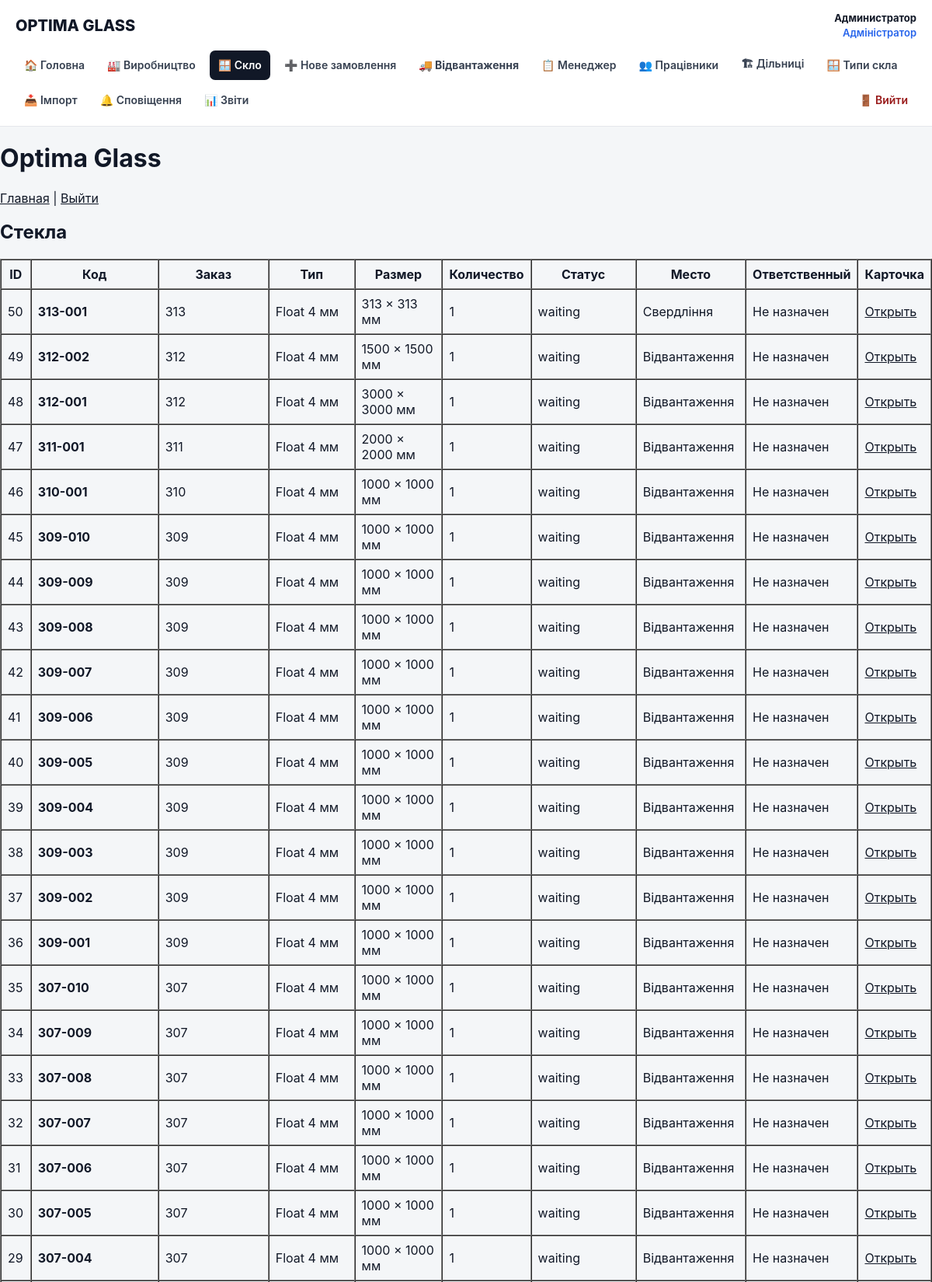
/glasses.php (signed in, upper part), run on the app's committed database.
### tables this page shows
CREATE TABLE users (
        id INTEGER PRIMARY KEY AUTOINCREMENT,
        name TEXT NOT NULL,
        email TEXT NOT NULL UNIQUE,
        password TEXT NOT NULL,
        role TEXT NOT NULL DEFAULT 'employee',
        active INTEGER NOT NULL DEFAULT 1,
        created_at TEXT NOT NULL DEFAULT CURRENT_TIMESTAMP
    , stage_id INTEGER REFERENCES production_stages(id));

CREATE TABLE glasses (
        id INTEGER PRIMARY KEY AUTOINCREMENT,
        code TEXT NOT NULL UNIQUE,
        order_number TEXT,
        glass_type TEXT,
        width INTEGER,
        height INTEGER,
        quantity INTEGER NOT NULL DEFAULT 1,
        status TEXT NOT NULL DEFAULT 'created',
        current_location TEXT,
        employee_id INTEGER,
        comment TEXT,
        created_at TEXT NOT NULL DEFAULT CURRENT_TIMESTAMP,
        updated_at TEXT NOT NULL DEFAULT CURRENT_TIMESTAMP, order_id INTEGER, order_item_id INTEGER, thickness REAL, route_id INTEGER, current_step_id INTEGER,
        FOREIGN KEY (employee_id) REFERENCES users(id)
    );

### src/auth.php (called while the page is built, shortened)
<?php
require_once __DIR__ . '/db.php';
function current_user(): ?array
{
    global $db;
    $stmt = $db->prepare("
        SELECT
            u.id,
            u.name,
            u.email,
            u.role,
            u.active,
            u.stage_id,
            ps.name AS stage_name
        FROM users u
        LEFT JOIN production_stages ps
            ON ps.id = u.stage_id
        WHERE u.id = :id
          AND u.active = 1
        LIMIT 1
    ");
    $stmt->execute([
        ':id' => (int) $_SESSION['user_id'],
    ]);
    $user = $stmt->fetch(PDO::FETCH_ASSOC);
    return $user;
}
function require_user(): array
{
    $user = current_user();
    return $user;
}

### public/glasses.php (the view, shortened to what this page needs)
<?php
require __DIR__ . '/../src/auth.php';
$user = require_user();
$stmt = $db->query("
    SELECT
        g.id,
        g.code,
        g.order_number,
        g.glass_type,
        g.width,
        g.height,
        g.quantity,
        g.status,
        g.current_location,
        g.created_at,
        u.name AS employee_name
    FROM glasses g
    LEFT JOIN users u ON u.id = g.employee_id
    ORDER BY g.id DESC
");
$glasses = $stmt->fetchAll();
function statusLabel(string $status): string
{
    return match ($status) {
        'created' => 'Создано',
        'production' => 'В производстве',
        'ready' => 'Готово',
        'warehouse' => 'На складе',
        'delivery' => 'Доставляется',
        'installed' => 'Установлено',
        'cancelled' => 'Отменено',
        default => $status,
    };
}
?>
<!DOCTYPE html>
<html lang="ru">
<head>
</head>
<body>
    <?php require __DIR__ . '/../src/partials/header.php'; ?>
    <h1>Optima Glass</h1>
    <p>
        <a href="/">Главная</a> |
        <a href="/logout.php">Выйти</a>
    </p>
    <h2>Стекла</h2>
    <?php if (!$glasses): ?>
        <p>Стекол пока нет.</p>
    <?php else: ?>
        <table border="1" cellpadding="8" cellspacing="0">
            <thead>
                <tr>
                    <th>ID</th>
                    <th>Код</th>
                    <th>Заказ</th>
                    <th>Тип</th>
                    <th>Размер</th>
                    <th>Количество</th>
                    <th>Статус</th>
                    <th>Место</th>
                    <th>Ответственный</th>
                    <th>Карточка</th>
                </tr>
            </thead>
            <tbody>
                <?php foreach ($glasses as $glass): ?>
                    <tr>
                        <td><?= (int) $glass['id'] ?></td>
                        <td>
                            <strong>
                                <?= htmlspecialchars($glass['code'], ENT_QUOTES, 'UTF-8') ?>
                            </strong>
                        </td>
                        <td>
                            <?= htmlspecialchars($glass['order_number'] ?? '', ENT_QUOTES, 'UTF-8') ?>
                        </td>
                        <td>
                            <?= htmlspecialchars($glass['glass_type'] ?? '', ENT_QUOTES, 'UTF-8') ?>
                        </td>
                        <td>
                            <?= (int) $glass['width'] ?> × <?= (int) $glass['height'] ?> мм
                        </td>
                        <td>
                            <?= (int) $glass['quantity'] ?>
                        </td>
                        <td>
                            <?= htmlspecialchars(statusLabel($glass['status']), ENT_QUOTES, 'UTF-8') ?>
                        </td>
                        <td>
                            <?= htmlspecialchars($glass['current_location'] ?? '', ENT_QUOTES, 'UTF-8') ?>
                        </td>
                        <td>
                            <?= htmlspecialchars($glass['employee_name'] ?? 'Не назначен', ENT_QUOTES, 'UTF-8') ?>
                        </td>
                        <td>
                            <a href="/glass.php?code=<?= urlencode($glass['code']) ?>">
                                Открыть
                            </a>
                        </td>
                    </tr>
                <?php endforeach; ?>
            </tbody>
        </table>
    <?php endif; ?>
</body>
</html>

### src/partials/header.php (shortened to what this page needs)
<?php
require_once __DIR__ . '/../auth.php';
require_once __DIR__ . '/../permissions.php';
$headerUser =
    isset($user) && is_array($user)
        ? $user
        : current_user();
$currentPage = basename(
    $_SERVER['PHP_SELF'] ?? ''
);
$headerRole = $headerUser['role'] ?? '';
$headerRoleLabels = [
    'superadmin'      => 'Суперадміністратор',
    'admin'           => 'Адміністратор',
    'manager'         => 'Менеджер',
    'section_manager' => 'Майстер дільниці',
    'employee'        => 'Працівник',
];
if (!function_exists('headerActive')) {
    function headerActive(
        string $page,
        string $currentPage
    ): string {
        return $page === $currentPage
            ? 'nav-active'
            : '';
    }
}
if (!function_exists('headerMenuItem')) {
    function headerMenuItem(
        string $url,
        string $label,
        string $page,
        string $currentPage,
        bool $allowed = true,
        string $extraClass = ''
    ): void {
        $classes = trim(
            headerActive(
                $page,
                $currentPage
            )
            . ' '
            . $extraClass
        );
        ?>
<link rel="stylesheet" href="/assets/css/app.css">
        <a
            href="<?= htmlspecialchars(
                $url,
                ENT_QUOTES,
                'UTF-8'
            ) ?>"
            class="<?= htmlspecialchars(
                $classes,
                ENT_QUOTES,
                'UTF-8'
            ) ?>"
        >
            <?= htmlspecialchars(
                $label,
                ENT_QUOTES,
                'UTF-8'
            ) ?>
        </a>
        <?php
    }
}
?>
<header class="app-header">
    <div class="app-header-inner">
        <div class="app-topbar">
            <a
                href="/"
                class="app-brand"
            >
                OPTIMA GLASS
            </a>
            <?php if ($headerUser): ?>
                <div class="app-user">
                    <strong>
                        <?= htmlspecialchars(
                            $headerUser['name'] ?? '',
                            ENT_QUOTES,
                            'UTF-8'
                        ) ?>
                    </strong>
                    <br>
                    <span class="app-user-role">
                        <?= htmlspecialchars(
                            $headerRoleLabels[$headerRole]
                                ?? $headerRole,
                            ENT_QUOTES,
                            'UTF-8'
                        ) ?>
                    </span>
                </div>
            <?php endif; ?>
        </div>
        <?php if ($headerUser): ?>
            <nav class="app-nav">
                <?php
                if ($headerRole === 'superadmin') {
                    headerMenuItem(
                        '/',
                        '🏠 Головна',
                        'index.php',
                        $currentPage
                    );
                    headerMenuItem(
                        '/production.php',
                        '🏭 Виробництво',
                        'production.php',
                        $currentPage,
                        can(
                            'production.view',
                            $headerUser
                        )
                    );
                    headerMenuItem(
                        '/glasses.php',
                        '🪟 Скло',
                        'glasses.php',
                        $currentPage,
                        can(
                            'glass.view',
                            $headerUser
                        )
                    );
                    headerMenuItem(
                        '/glass_create.php',
                        '➕ Нове замовлення',
                        'glass_create.php',
                        $currentPage,
                        can(
                            'glass.create',
                            $headerUser
                        )
                    );
                    headerMenuItem(
                        '/shipping.php',
                        '🚚 Відвантаження',
                        'shipping.php',
                        $currentPage,
                        can(
                            'production.ship',
                            $headerUser
                        ),
                        'shipping-link'
                    );
                    headerMenuItem(
                        '/manager.php',
                        '📋 Менеджер',
                        'manager.php',
                        $currentPage,
                        can(
                            'orders.start_production',
                            $headerUser
                        )
                    );
                    headerMenuItem(
                        '/employees.php',
                        '👥 Працівники',
                        'employees.php',
                        $currentPage,
                        can(
                            'employees.view',
                            $headerUser
                        )
                    );
                    headerMenuItem(
                        '/roles.php',
                        '🔐 Ролі',
                        'roles.php',
                        $currentPage,
                        can(
                            'system.roles',
                            $headerUser
                        )
                    );
                    headerMenuItem(
                        '/user_permissions.php',
                        '🛡 Права',
                        'user_permissions.php',
                        $currentPage,
                        can(
                            'user_permissions.manage',
                            $headerUser
                        )
                    );
                    headerMenuItem(
                        '/admin/stages.php',
                        '🏗 Дільниці',
                        'stages.php',
                        $currentPage,
                        can(
                            'system.settings',
                            $headerUser
                        )
                    );
                    headerMenuItem(
                        '/admin/glass_types.php',
                        '🪟 Типи скла',
                        'glass_types.php',
                        $currentPage,
                        can(
                            'system.settings',
                            $headerUser
                        )
                    );
                    headerMenuItem(
                        '/admin/import.php',
                        '📥 Імпорт',
                        'import.php',
                        $currentPage,
                        can(
                            'orders.create',
                            $headerUser
                        )
                    );
                    headerMenuItem(
                        '/notifications.php',
                        '🔔 Сповіщення',
                        'notifications.php',
                        $currentPage,
                        can(
                            'notifications.view',
                            $headerUser
                        )
                    );
                }
                elseif ($headerRole === 'admin') {
                    headerMenuItem(
                        '/',
                        '🏠 Головна',
                        'index.php',
                        $currentPage
                    );
                }
                ?>
                <a
                    href="/logout.php"
                    class="logout-link"
                >
                    🚪 Вийти
                </a>
            </nav>
        <?php endif; ?>
    </div>
</header>

### public/assets/css/app.css (style rules this page uses)
* { box-sizing: border-box; }
html, body { margin: 0; padding: 0; min-height: 100%; }
body { font-family: Inter, -apple-system, BlinkMacSystemFont, "Segoe UI", Roboto, Arial, sans-serif; color: #172033; }
.app-header { background: #ffffff; border-bottom: 1px solid #e5e7eb; }
.app-header-inner { max-width: 1400px; margin: 0 auto; padding: 14px 20px; }
.app-topbar { display: flex; justify-content: space-between; align-items: center; gap: 20px; }
.app-brand { color: #111827; text-decoration: none; font-size: 20px; font-weight: 800; white-space: nowrap; }
.app-user { color: #6b7280; font-size: 13px; text-align: right; line-height: 1.45; }
.app-user strong { color: #111827; }
.app-user-role { color: #2563eb; font-weight: 600; }
.app-nav { display: flex; flex-wrap: wrap; gap: 7px; margin-top: 13px; }
.app-nav a { display: inline-flex; align-items: center; min-height: 38px; padding: 0 11px; border-radius: 7px; color: #374151; text-decoration: none; font-size: 14px; font-weight: 600; transition: background .15s ease, color .15s ease; }
.app-nav a.nav-active { background: #111827; color: #ffffff; }
.app-nav .logout-link { color: #991b1b; margin-left: auto; }
.app-nav .shipping-link { font-weight: 700; }
:root { --og-bg: #f4f6f8; --og-surface: #ffffff; --og-surface-soft: #f8fafc; --og-text: #111827; --og-text-secondary: #4b5563; --og-text-muted: #6b7280; --og-border: #e3e8ef; --og-border-strong: #d7dee7; --og-primary: #2563eb; --og-primary-hover: #1d4ed8; --og-primary-soft: #eff6ff; --og-success: #15803d; --og-success-soft: #f0fdf4; --og-warning: #b45309; --og-warning-soft: #fffbeb; --og-danger: #b91c1c; --og-danger-soft: #fef2f2; --og-radius-sm: 8px; --og-radius: 12px; --og-radius-lg: 16px; --og-shadow: 0 1px 2px rgba(15, 23, 42, 0.04), 0 1px 3px rgba(15, 23, 42, 0.03); }
html { background: var(--og-bg); }
body { margin: 0; min-height: 100vh; background: var(--og-bg); color: var(--og-text); font-family: Inter, -apple-system, BlinkMacSystemFont, "Segoe UI", Roboto, Arial, sans-serif; }
a { color: inherit; }

### data on the page
users: name "Администратор", role "Адміністратор"
glasses: id "50", code "313-001", order_number "313", glass_type "Float 4 мм", width "313", height "313", quantity "1", status "waiting", current_location "Свердління", employee_name "Не назначен"
glasses: id "49", code "312-002", order_number "312", glass_type "Float 4 мм", width "1500", height "1500", quantity "1", status "waiting", current_location "Відвантаження", employee_name "Не назначен"
glasses: id "48", code "312-001", order_number "312", glass_type "Float 4 мм", width "3000", height "3000", quantity "1", status "waiting", current_location "Відвантаження", employee_name "Не назначен"
glasses: id "47", code "311-001", order_number "311", glass_type "Float 4 мм", width "2000", height "2000", quantity "1", status "waiting", current_location "Відвантаження", employee_name "Не назначен"
glasses: id "46", code "310-001", order_number "310", glass_type "Float 4 мм", width "1000", height "1000", quantity "1", status "waiting", current_location "Відвантаження", employee_name "Не назначен"
glasses: id "45", code "309-010", order_number "309", glass_type "Float 4 мм", width "1000", height "1000", quantity "1", status "waiting", current_location "Відвантаження", employee_name "Не назначен"
glasses: id "44", code "309-009", order_number "309", glass_type "Float 4 мм", width "1000", height "1000", quantity "1", status "waiting", current_location "Відвантаження", employee_name "Не назначен"
glasses: id "43", code "309-008", order_number "309", glass_type "Float 4 мм", width "1000", height "1000", quantity "1", status "waiting", current_location "Відвантаження", employee_name "Не назначен"
glasses: id "42", code "309-007", order_number "309", glass_type "Float 4 мм", width "1000", height "1000", quantity "1", status "waiting", current_location "Відвантаження", employee_name "Не назначен"
glasses: id "41", code "309-006", order_number "309", glass_type "Float 4 мм", width "1000", height "1000", quantity "1", status "waiting", current_location "Відвантаження", employee_name "Не назначен"
glasses: id "40", code "309-005", order_number "309", glass_type "Float 4 мм", width "1000", height "1000", quantity "1", status "waiting", current_location "Відвантаження", employee_name "Не назначен"
glasses: id "39", code "309-004", order_number "309", glass_type "Float 4 мм", width "1000", height "1000", quantity "1", status "waiting", current_location "Відвантаження", employee_name "Не назначен"
glasses: id "38", code "309-003", order_number "309", glass_type "Float 4 мм", width "1000", height "1000", quantity "1", status "waiting", current_location "Відвантаження", employee_name "Не назначен"
glasses: id "37", code "309-002", order_number "309", glass_type "Float 4 мм", width "1000", height "1000", quantity "1", status "waiting", current_location "Відвантаження", employee_name "Не назначен"
glasses: id "36", code "309-001", order_number "309", glass_type "Float 4 мм", width "1000", height "1000", quantity "1", status "waiting", current_location "Відвантаження", employee_name "Не назначен"
glasses: id "35", code "307-010", order_number "307", glass_type "Float 4 мм", width "1000", height "1000", quantity "1", status "waiting", current_location "Відвантаження", employee_name "Не назначен"
glasses: id "34", code "307-009", order_number "307", glass_type "Float 4 мм", width "1000", height "1000", quantity "1", status "waiting", current_location "Відвантаження", employee_name "Не назначен"
glasses: id "33", code "307-008", order_number "307", glass_type "Float 4 мм", width "1000", height "1000", quantity "1", status "waiting", current_location "Відвантаження", employee_name "Не назначен"
glasses: id "32", code "307-007", order_number "307", glass_type "Float 4 мм", width "1000", height "1000", quantity "1", status "waiting", current_location "Відвантаження", employee_name "Не назначен"
glasses: id "31", code "307-006", order_number "307", glass_type "Float 4 мм", width "1000", height "1000", quantity "1", status "waiting", current_location "Відвантаження", employee_name "Не назначен"
glasses: id "30", code "307-005", order_number "307", glass_type "Float 4 мм", width "1000", height "1000", quantity "1", status "waiting", current_location "Відвантаження", employee_name "Не назначен"
glasses: id "29", code "307-004", order_number "307", glass_type "Float 4 мм", width "1000", height "1000", quantity "1", status "waiting", current_location "Відвантаження", employee_name "Не назначен"

### other printed values
$label "🏠 Головна 🏭 Виробництво 🪟 Скло ➕ Нове замовлення 🚚 Відвантаження 📋 Менеджер 👥 Працівники 🏗 Дільниці 🪟 Типи скла 📥 Імпорт 🔔 Сповіщення 📊 Звіти"
